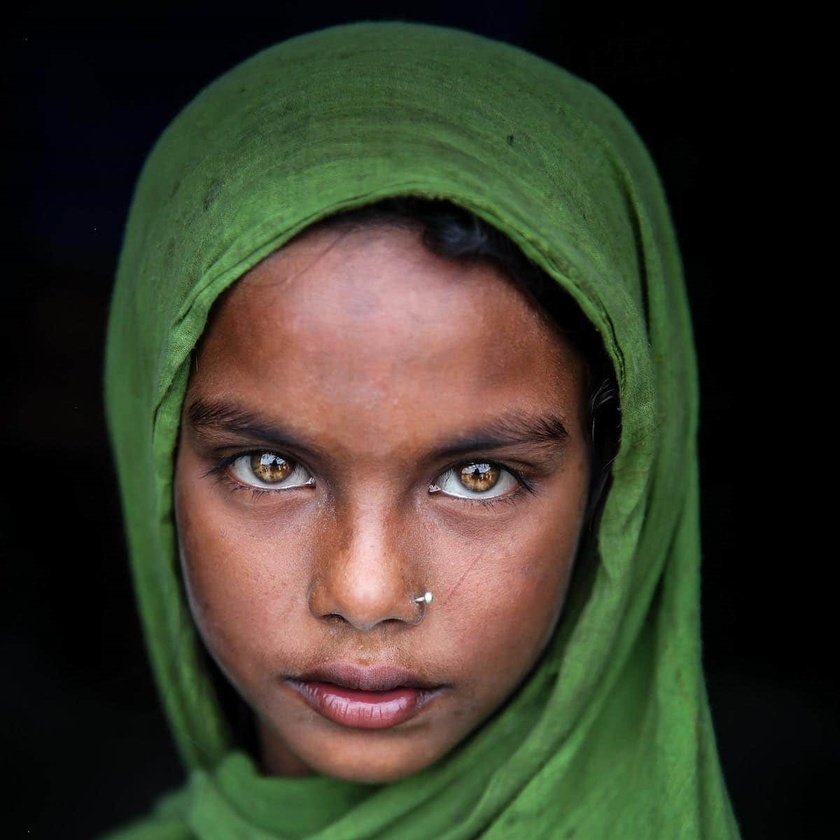
#> input picture code/images/aysha_cropped.jpg, 840 x 840 px, shrunk from 1200 x 1200 before the run
$ python img_dist.py
#> lines starting #> are read from the running program, lines starting #| are printed output that depends on the picture; after the words box and inside, x2 and y2 are one past the last pixel; in counts of white or black regions, pixels touching at a corner belong together
import matplotlib.pyplot as plt
import matplotlib.image as image
from skimage.draw import line
import numpy as np
import math
from PIL import Image, ImageDraw
from IPython.display import display
import colour


def make_circle(img, str_img):
#> called with img = '../images/aysha_cropped.jpg', str_img = '../../reports/images/aysha_color.png'
    img=Image.open(img)
#> img is the input picture: PIL image 840x840 RGB; mean R, G, B 58.8, 58.7, 42.8
    # display(img)

    height,width = img.size
#> height = 840; width = 840
    lum_img = Image.new('L', [height,width] , 0)
#> lum_img: PIL image 840x840 L; every value is 0

    draw = ImageDraw.Draw(lum_img)
    draw.pieslice([(0,0), (height,width)], 0, 360,
                fill = 255, outline = "white")
    img_arr =np.array(img)
    lum_img_arr =np.array(lum_img)
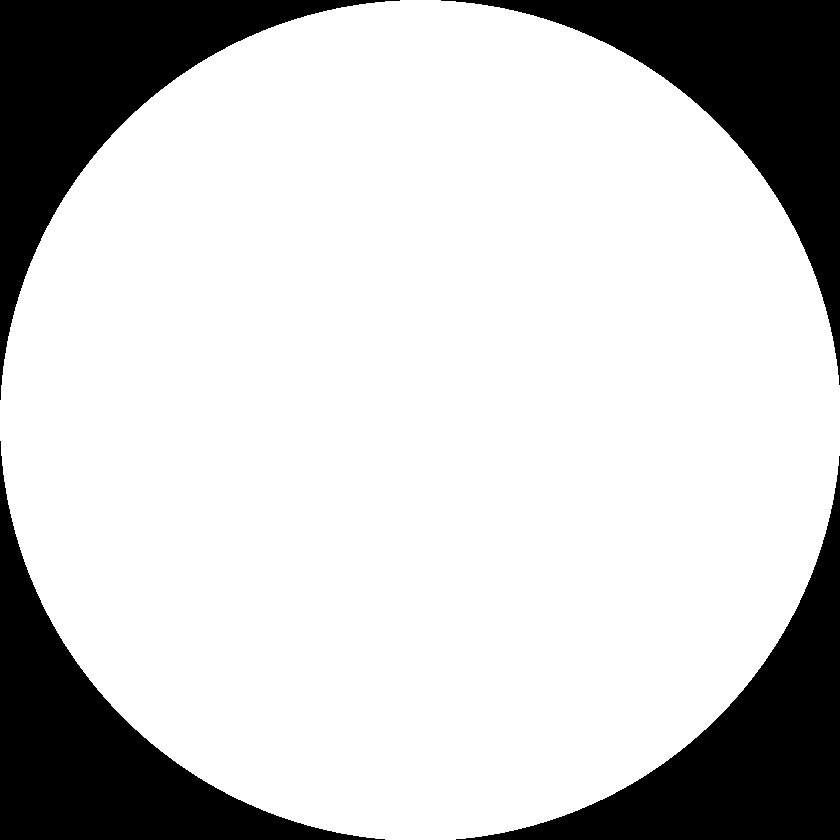
#> lum_img_arr: shape (840, 840); 78.7% white; 4 black regions, box (x1, y1, x2, y2) and area: (0, 0, 400, 400) 37973, (441, 0, 840, 385) 37573, (0, 441, 385, 840) 37573, (456, 456, 840, 840) 37174
    # display(Image.fromarray(lum_img_arr))
    final_img_arr = np.dstack((img_arr,lum_img_arr))
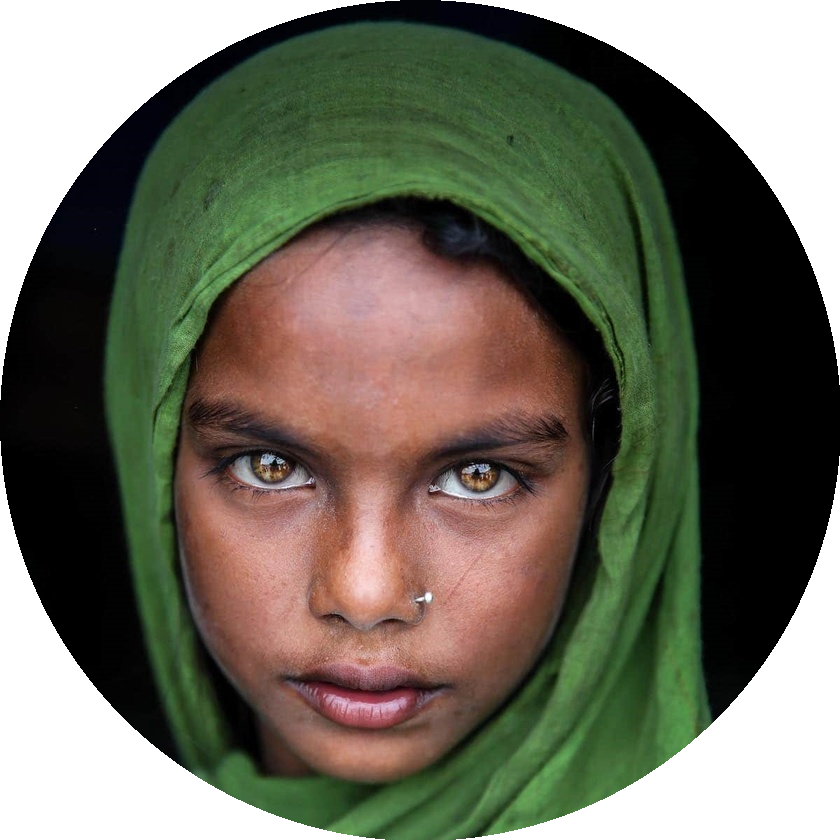
#> final_img_arr: shape (840, 840, 4); mean R, G, B, A 58.8, 58.7, 42.8, 200.7; transparent parts drawn white
    fig = plt.imshow(final_img_arr)
    plt.axis('off')
    # fig.axes.get_xaxis().set_visible(False)
    # fig.axes.get_yaxis().set_visible(False)
    # plt.show()
    plt.savefig("temp.png",bbox_inches="tight", pad_inches=0)
    # display(Image.fromarray(final_img_arr))


    str_img = (image.imread(str_img)*255)[:,:,:-1].astype(int)
    img = (image.imread("temp.png")*255)[:,:,:-1].astype(int)
    print(np.mean(colour.delta_E(img, str_img)))

    # [10 lines of commented-out code are left out]

make_circle("../images/aysha_cropped.jpg", "../../reports/images/aysha_color.png")
#> (the call stopped at in make_circle, `fig = plt.imshow(final_img_arr)`: IPython is not available in this run)
make_circle("../images/aysha_cropped.jpg", "../../reports/images/aysha_gf1.1.png")
#> (the call stopped at in make_circle, `fig = plt.imshow(final_img_arr)`: IPython is not available in this run)

$ run again, with reports/images/aysha_cf2.png saved as code/images/aysha_cropped.jpg
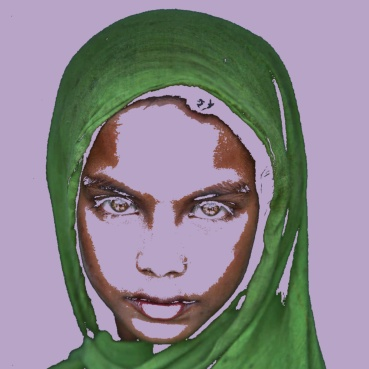
#> input picture reports/images/aysha_cf2.png, 369 x 369 px
#> in make_circle, img is the input picture: PIL image 369x369 RGB; mean R, G, B 136.5, 132.5, 138.1
#> lum_img: PIL image 369x369 L; every value is 0
#> in make_circle, `lum_img_arr =np.array(lum_img)`:
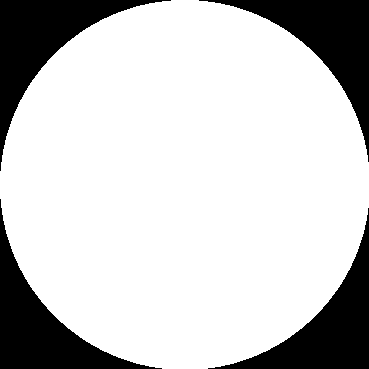
#> lum_img_arr: shape (369, 369); 78.9% white; 4 black regions, box (x1, y1, x2, y2) and area: (0, 0, 171, 171) 7356, (199, 0, 369, 162) 7185, (0, 199, 162, 369) 7185, (208, 208, 369, 369) 7015
#> in make_circle, `final_img_arr = np.dstack((img_arr,lum_img_arr))`:
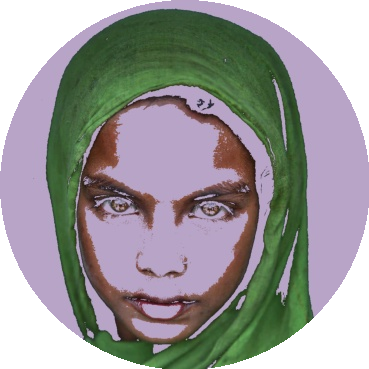
#> final_img_arr: shape (369, 369, 4); mean R, G, B, A 136.5, 132.5, 138.1, 201.2; transparent parts drawn white
